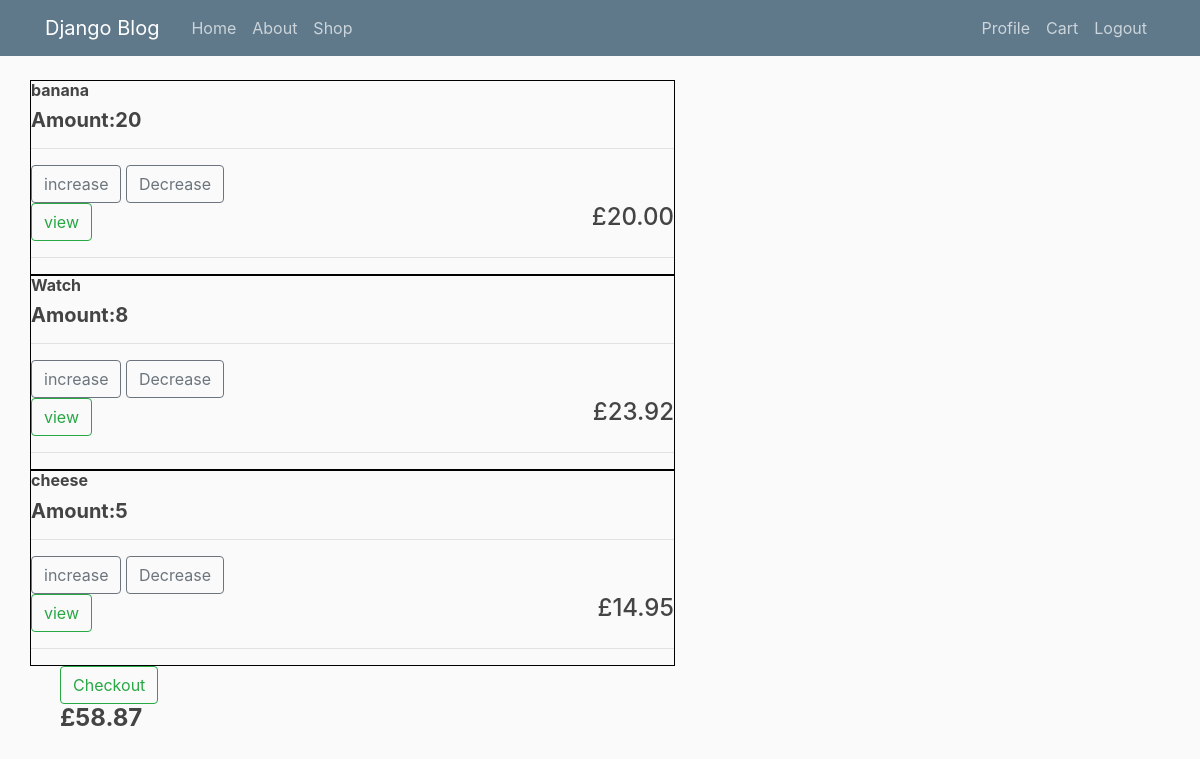
/store/cart (signed in), run on the app's committed database.
### registration/models.py (models this page shows, shortened)
class OrderItem(models.Model):
    product = models.ForeignKey(Product, on_delete=models.SET_NULL, blank=True, null=True)
    order = models.ForeignKey(Order, on_delete=models.SET_NULL, blank=True, null=True)
    quantity = models.IntegerField(default=0, null=True, blank=True)
    date_added = models.DateTimeField(auto_now_add=True)
    order_transactionref = models.CharField(max_length=100, blank=True, unique=True, default=uuid.uuid4)
    @property
    def get_total(self):
        total = self.product.price * self.quantity
        return total

class Product(models.Model):
    name = models.CharField(max_length=250, null=True)
    price = models.FloatField()
    image = models.ImageField(default='default.jpg', upload_to='profile_pics')
    description = models.CharField(max_length=250, null=True)

class Order(models.Model):
    Profile = models.ForeignKey(Profile, on_delete=models.SET_NULL, blank=True, null=True)
    date_ordered = models.DateTimeField(auto_now_add=True)
    complete = models.BooleanField(default=False, null=True,blank=False)
    eyw_transactionref = models.CharField(max_length=100, blank=True, unique=True, default=uuid.uuid4)
    def __str__(self):
        return str(self.id)
    @property
    def get_cart_total(self):
        orderitems = self.orderitem_set.all()
        total = sum([item.get_total for item in orderitems])
        return total

### registration/views.py (the view)
# urls.py: path('store/cart', user_views.cart, name='cart'),
def cart(request):
    if request.user.is_authenticated:
        customer = request.user.profile
        order, created = Order.objects.get_or_create(Profile=customer, complete=False)
        print(order)
        items = order.orderitem_set.all()
        print(items)
    else:
        order = {'get_cart_total': 0, }
        items = []
    context = {'items':items,'title': 'Cart','order': order}
    return render(request, 'store/cart.html', context)

### registration/templates/store/cart.html (shortened to what this page needs)
{% extends "blog/base.html" %}
{% block content %}
    <div class="row">
        {% for item in items %}
            <div class="col-lg-12">
                <div class="box-element">
                    <div class="solid">
                        <h6><strong>{{item.product.name}}</strong></h6>
                        <h5><strong>Amount:{{item.quantity}}</strong></h5>
                        <hr>
                        <div class="quantity">
                            <button data-product= {{item.product.id}} data-action="add" class="btn btn-outline-secondary add-btn update-cart">increase</button>
                            <button data-product= {{item.product.id}} data-action="remove" class="btn btn-outline-secondary remove-btn update-cart">Decrease</button>
                        </div>
                        <a class="btn btn-outline-success" href="#">view</a>
                        <h4 style="display: inline-block;float: right">£{{item.get_total|floatformat:2}}</h4>
                        <hr>
                    </div>
                </div>
            </div>
        {% endfor %}
    </div>
    <div>
        <div class="col">
            <div class="box-element">
                <div class="col-lg-12">
                    <a class="btn btn-outline-success" href="{% url 'checkout' %}">Checkout</a>
                    <h4><strong>£{{order.get_cart_total|floatformat:2}}</strong></h4>
                </div>
            </div>
        </div>
    </div>
{% endblock content %}

### blog/static/blog/main.css (style rules this page uses)
body { background: #fafafa; color: #333333; margin-top: 5rem; }
h1, h2, h3, h4, h5, h6 { color: #444444; }
div.solid { border: 1px solid red; }

### registration/templates/store/cart.html (style rules this page uses)
div.solid { border: 1px solid black; }

### data on the page
OrderItem: product.name "banana", quantity "20", get_total "20.00"
OrderItem: product.name "Watch", quantity "8", get_total "23.92"
OrderItem: product.name "cheese", quantity "5", get_total "14.95"
Order: get_cart_total "58.87"
